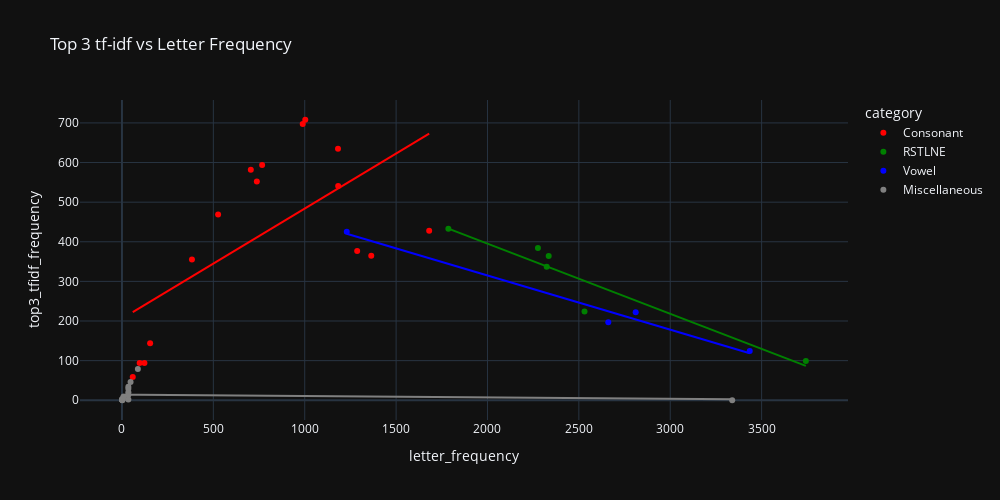

Here is the notebook cell this chart was saved with:
### Code cell
fig = px.scatter(new_tfidf_and_frequency, x='letter_frequency', y='top3_tfidf_frequency',
           hover_name=new_tfidf_and_frequency.index,
           width=1000, height=500,
           color='category',
           color_discrete_map= mapping,
           title='Top 3 tf-idf vs Letter Frequency',
           trendline='ols',
           )

fig.write_html('assets/top3_tf-idf_vs_frequency.html', include_plotlyjs='cdn')
fig.show()

### Figure 1 — Plotly figure (JSON) as saved in the notebook; plotly's stock layout.template omitted (floating-point values rounded to 4 significant figures)
{"data": [{"hovertemplate": "<b>%{hovertext}</b><br><br>category=Consonant<br>letter_frequency=%{x}<br>top3_tfidf_frequency=%{y}<extra></extra>", "hovertext": ["F", "V", "W", "B", "K", "M", "P", "G", "C", "D", "Y", "J", "H", "Z", "X", "Q"], "legendgroup": "Consonant", "marker": {"color": "red", "symbol": "circle"}, "mode": "markers", "name": "Consonant", "orientation": "v", "showlegend": true, "x": [738, 383, 526, 1003, 705, 989, 1182, 1183, 1681, 1364, 767, 154, 1287, 123, 97, 59], "xaxis": "x", "y": [552.0, 355.0, 469.0, 708.0, 582.0, 697.0, 635.0, 541.0, 428.0, 365.0, 594.0, 144.0, 377.0, 94.0, 94.0, 59.0], "yaxis": "y", "type": "scatter"}, {"hovertemplate": "<b>OLS trendline</b><br>top3_tfidf_frequency = 0.277874 * letter_frequency + 205.784<br>R<sup>2</sup>=0.411418<br><br>category=Consonant<br>letter_frequency=%{x}<br>top3_tfidf_frequency=%{y} <b>(trend)</b><extra></extra>", "legendgroup": "Consonant", "marker": {"color": "red", "symbol": "circle"}, "mode": "lines", "name": "Consonant", "showlegend": false, "x": [59, 97, 123, 154, 383, 526, 705, 738, 767, 989, 1003, 1182, 1183, 1287, 1364, 1681], "xaxis": "x", "y": [222.2, 232.7, 240.0, 248.6, 312.2, 351.9, 401.7, 410.9, 418.9, 480.6, 484.5, 534.2, 534.5, 563.4, 584.8, 672.9], "yaxis": "y", "type": "scatter"}, {"hovertemplate": "<b>%{hovertext}</b><br><br>category=RSTLNE<br>letter_frequency=%{x}<br>top3_tfidf_frequency=%{y}<extra></extra>", "hovertext": ["L", "T", "N", "S", "R", "E"], "legendgroup": "RSTLNE", "marker": {"color": "green", "symbol": "circle"}, "mode": "markers", "name": "RSTLNE", "orientation": "v", "showlegend": true, "x": [1786, 2276, 2335, 2324, 2531, 3742], "xaxis": "x", "y": [433.0, 384.0, 364.0, 337.0, 224.0, 99.0], "yaxis": "y", "type": "scatter"}, {"hovertemplate": "<b>OLS trendline</b><br>top3_tfidf_frequency = -0.177087 * letter_frequency + 749.373<br>R<sup>2</sup>=0.890722<br><br>category=RSTLNE<br>letter_frequency=%{x}<br>top3_tfidf_frequency=%{y} <b>(trend)</b><extra></extra>", "legendgroup": "RSTLNE", "marker": {"color": "green", "symbol": "circle"}, "mode": "lines", "name": "RSTLNE", "showlegend": false, "x": [1786, 2276, 2324, 2335, 2531, 3742], "xaxis": "x", "y": [433.1, 346.3, 337.8, 335.9, 301.2, 86.71], "yaxis": "y", "type": "scatter"}, {"hovertemplate": "<b>%{hovertext}</b><br><br>category=Vowel<br>letter_frequency=%{x}<br>top3_tfidf_frequency=%{y}<extra></extra>", "hovertext": ["U", "O", "I", "A"], "legendgroup": "Vowel", "marker": {"color": "blue", "symbol": "circle"}, "mode": "markers", "name": "Vowel", "orientation": "v", "showlegend": true, "x": [1230, 2811, 2661, 3435], "xaxis": "x", "y": [425.0, 222.0, 197.0, 124.0], "yaxis": "y", "type": "scatter"}, {"hovertemplate": "<b>OLS trendline</b><br>top3_tfidf_frequency = -0.136735 * letter_frequency + 588.521<br>R<sup>2</sup>=0.977280<br><br>category=Vowel<br>letter_frequency=%{x}<br>top3_tfidf_frequency=%{y} <b>(trend)</b><extra></extra>", "legendgroup": "Vowel", "marker": {"color": "blue", "symbol": "circle"}, "mode": "lines", "name": "Vowel", "showlegend": false, "x": [1230, 2661, 2811, 3435], "xaxis": "x", "y": [420.3, 224.7, 204.2, 118.8], "yaxis": "y", "type": "scatter"}, {"hovertemplate": "<b>%{hovertext}</b><br><br>category=Miscellaneous<br>letter_frequency=%{x}<br>top3_tfidf_frequency=%{y}<extra></extra>", "hovertext": ["-", "'", "&", "!", ".", "?", "\"", "2", "`", "n", "s", " ", "a", "m", "p", ";", "e", "i", "g"], "legendgroup": "Miscellaneous", "marker": {"color": "gray", "symbol": "circle"}, "mode": "markers", "name": "Miscellaneous", "orientation": "v", "showlegend": true, "x": [87, 47, 35, 9, 8, 3, 1, 1, 1, 3, 1, 3339, 35, 35, 35, 35, 1, 2, 2], "xaxis": "x", "y": [79.0, 46.0, 29.0, 9.0, 8.0, 3.0, 1.0, 1.0, 1.0, 2.0, 1.0, 0.0, 2.0, 34.0, 20.0, 14.0, 1.0, 2.0, 0.0], "yaxis": "y", "type": "scatter"}, {"hovertemplate": "<b>OLS trendline</b><br>top3_tfidf_frequency = -0.00347611 * letter_frequency + 13.9891<br>R<sup>2</sup>=0.016292<br><br>category=Miscellaneous<br>letter_frequency=%{x}<br>top3_tfidf_frequency=%{y} <b>(trend)</b><extra></extra>", "legendgroup": "Miscellaneous", "marker": {"color": "gray", "symbol": "circle"}, "mode": "lines", "name": "Miscellaneous", "showlegend": false, "x": [1, 1, 1, 1, 1, 2, 2, 3, 3, 8, 9, 35, 35, 35, 35, 35, 47, 87, 3339], "xaxis": "x", "y": [13.99, 13.99, 13.99, 13.99, 13.99, 13.98, 13.98, 13.98, 13.98, 13.96, 13.96, 13.87, 13.87, 13.87, 13.87, 13.87, 13.83, 13.69, 2.382], "yaxis": "y", "type": "scatter"}], "layout": {"xaxis": {"anchor": "y", "domain": [0.0, 1.0], "title": {"text": "letter_frequency"}}, "yaxis": {"anchor": "x", "domain": [0.0, 1.0], "title": {"text": "top3_tfidf_frequency"}}, "legend": {"title": {"text": "category"}, "tracegroupgap": 0}, "title": {"text": "Top 3 tf-idf vs Letter Frequency"}, "height": 500, "width": 1000}}
